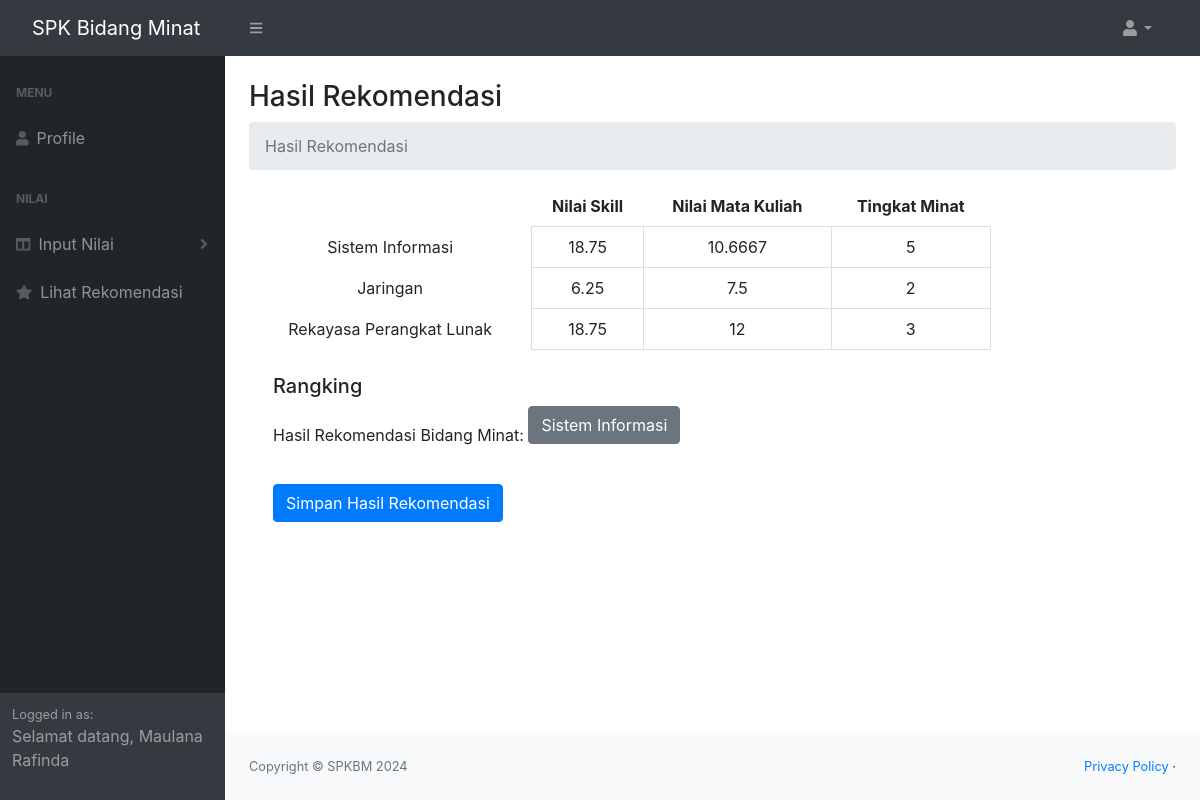
The page /dist/mahasiswa/lihatRekomendasi.php (signed in) on the database its author committed.
### tables this page shows
CREATE TABLE `users` (
  `id` int(11) NOT NULL,
  `nama` varchar(255) NOT NULL,
  `nim` varchar(13) NOT NULL,
  `password` varchar(255) NOT NULL
);

CREATE TABLE `nilai_skill` (
  `id` int(11) NOT NULL,
  `nim` varchar(13) NOT NULL,
  `nama` varchar(255) NOT NULL,
  `namaSkill` varchar(500) NOT NULL,
  `nilaiSkill` varchar(25) NOT NULL,
  `nilaiSI` float NOT NULL,
  `nilaiJ` float NOT NULL,
  `nilaiRPL` float NOT NULL
);

CREATE TABLE `nilai_mk` (
  `id` int(11) NOT NULL,
  `nim` varchar(13) NOT NULL,
  `nama` varchar(255) NOT NULL,
  `nilaiSI` float NOT NULL,
  `nilaiJ` float NOT NULL,
  `nilaiRPL` float NOT NULL
);

CREATE TABLE `tingkat_minat` (
  `id` int(11) NOT NULL,
  `nim` varchar(13) NOT NULL,
  `nama` varchar(255) NOT NULL,
  `minatSI` float NOT NULL,
  `minatJ` float NOT NULL,
  `minatRPL` float NOT NULL
);

### dist/mahasiswa/lihatRekomendasi.php (the view, shortened to what this page needs)
<?php
include '../config.php';
$nim = $_SESSION['nim'];
$sql = "SELECT * FROM users WHERE nim = ?";
$stmt = $conn->prepare($sql);
$stmt->bind_param("i", $nim);
$stmt->execute();
$result = $stmt->get_result();
$user = $result->fetch_assoc();
$nama = $user['nama'];
$sql = "SELECT * FROM nilai_skill WHERE nim = ?";
$stmt = $conn->prepare($sql);
$stmt->bind_param("i", $nim);
$stmt->execute();
$result = $stmt->get_result();
$nilaiSkill = $result->fetch_assoc();
$nilaiSI = $nilaiSkill['nilaiSI'];
$nilaiJ = $nilaiSkill['nilaiJ'];
$nilaiRPL = $nilaiSkill['nilaiRPL'];
$sql = "SELECT * FROM nilai_mk WHERE nim = ?";
$stmt = $conn->prepare($sql);
$stmt->bind_param("i", $nim);
$stmt->execute();
$result = $stmt->get_result();
$nilaiMK = $result->fetch_assoc();
$nilaiSIMK = $nilaiMK['nilaiSI'];
$nilaiJMK = $nilaiMK['nilaiJ'];
$nilaiRPLMK = $nilaiMK['nilaiRPL'];
$sql = "SELECT * FROM tingkat_minat WHERE nim = ?";
$stmt = $conn->prepare($sql);
$stmt->bind_param("i", $nim);
$stmt->execute();
$result = $stmt->get_result();
$tingkatMinat = $result->fetch_assoc();
$minatSI = $tingkatMinat['minatSI'];
$minatJ = $tingkatMinat['minatJ'];
$minatRPL = $tingkatMinat['minatRPL'];
$w = [3.0, 2.0, 1.0];
$alternatif = [
	'Sistem Informasi' => [$nilaiSI, $nilaiSIMK, $minatSI],
	'Jaringan' => [$nilaiJ, $nilaiJMK, $minatJ],
	'Rekayasa Perangkat Lunak' => [$nilaiRPL, $nilaiRPLMK, $minatRPL]
];
function normalize_matrix($alternatif)
{
	$normalized = [];
	$sums = array_fill(0, count(current($alternatif)), 0);
	foreach ($alternatif as $values) {
		foreach ($values as $j => $value) {
			$sums[$j] += $value * $value;
		}
	}
	foreach ($alternatif as $key => $values) {
		foreach ($values as $j => $value) {
			$denominator = sqrt($sums[$j]);
			$normalized[$key][$j] = $denominator == 0 ? 0 : $value / $denominator;
		}
	}
	return $normalized;
}
$normalized = normalize_matrix($alternatif);
function weight_matrix($normalized, $w)
{
	$weighted = [];
	foreach ($normalized as $key => $values) {
		foreach ($values as $j => $value) {
			$weighted[$key][$j] = $value * $w[$j];
		}
	}
	return $weighted;
}
$weighted = weight_matrix($normalized, $w);
function concordance_discordance($weighted)
{
	$concordance = [];
	$discordance = [];
	$keys = array_keys($weighted);
	$n = count($keys);
	for ($i = 0; $i < $n; $i++) {
		for ($j = 0; $j < $n; $j++) {
			if ($i != $j) {
				$C = 0;
				$D = 0;
				$max_diff = 0;
				for ($k = 0; $k < count($weighted[$keys[$i]]); $k++) {
					if ($weighted[$keys[$i]][$k] >= $weighted[$keys[$j]][$k]) {
						$C += $weighted[$k];
					} else {
						$diff = abs($weighted[$keys[$i]][$k] - $weighted[$keys[$j]][$k]);
						$D += $diff;
						if ($diff > $max_diff) {
							$max_diff = $diff;
						}
					}
				}
				$concordance[$keys[$i]][$keys[$j]] = $C;
				$discordance[$keys[$i]][$keys[$j]] = $max_diff == 0 ? 0 : $D / $max_diff;
			}
		}
	}
	return [$concordance, $discordance];
}
list($concordance, $discordance) = concordance_discordance($weighted);
function domain_matrices($concordance, $discordance)
{
	$concordance_domain = [];
	$discordance_domain = [];
	$keys = array_keys($concordance);
	$n = count($keys);
	$C_threshold = array_sum(array_map('array_sum', $concordance)) / ($n * ($n - 1));
	$D_threshold = array_sum(array_map('array_sum', $discordance)) / ($n * ($n - 1));
	for ($i = 0; $i < $n; $i++) {
		for ($j = 0; $j < $n; $j++) {
			if ($i != $j) {
				$concordance_domain[$keys[$i]][$keys[$j]] = $concordance[$keys[$i]][$keys[$j]] >= $C_threshold ? 1 : 0;
				$discordance_domain[$keys[$i]][$keys[$j]] = $discordance[$keys[$i]][$keys[$j]] <= $D_threshold ? 1 : 0;
			}
		}
	}
	return [$concordance_domain, $discordance_domain];
}
list($concordance_domain, $discordance_domain) = domain_matrices($concordance, $discordance);
function aggregate_dominance_matrix($concordance_domain, $discordance_domain)
{
	$aggregate = [];
	$keys = array_keys($concordance_domain);
	$n = count($keys);
	for ($i = 0; $i < $n; $i++) {
		for ($j = 0; $j < $n; $j++) {
			if ($i != $j) {
				$aggregate[$keys[$i]][$keys[$j]] = $concordance_domain[$keys[$i]][$keys[$j]] * $discordance_domain[$keys[$i]][$keys[$j]];
			}
		}
	}
	return $aggregate;
}
$aggregate = aggregate_dominance_matrix($concordance_domain, $discordance_domain);
function rank_alternatives($aggregate)
{
	$ranking = [];
	$keys = array_keys($aggregate);
	foreach ($keys as $i) {
		$ranking[$i] = array_sum($aggregate[$i]);
	}
	arsort($ranking);
	return $ranking;
}
$ranking = rank_alternatives($aggregate);
?>
<!DOCTYPE html>
<html lang="en">
<head>
	<link href="https://cdn.jsdelivr.net/npm/simple-datatables@latest/dist/style.css" rel="stylesheet" />
	<link href="../css/styles.css" rel="stylesheet" />
	<link href="//maxcdn.bootstrapcdn.com/bootstrap/4.1.1/css/bootstrap.min.css" rel="stylesheet" id="bootstrap-css">
</head>
<body class="sb-nav-fixed">
	<nav class="sb-topnav navbar navbar-expand navbar-dark bg-dark">
		<a class="navbar-brand ps-3" href="index.html">SPK Bidang Minat</a>
		<button class="btn btn-link btn-sm order-1 order-lg-0 me-4 me-lg-0" id="sidebarToggle" href="#!"><i class="fas fa-bars"></i></button>
		<ul class="navbar-nav ms-auto ms-md-0 me-3 me-lg-4">
			<li class="nav-item dropdown">
				<a class="nav-link dropdown-toggle" id="navbarDropdown" href="#" role="button" data-bs-toggle="dropdown" aria-expanded="false"><i class="fas fa-user fa-fw"></i></a>
			</li>
		</ul>
	</nav>
	<div id="layoutSidenav">
		<div id="layoutSidenav_nav">
			<nav class="sb-sidenav accordion sb-sidenav-dark" id="sidenavAccordion">
				<div class="sb-sidenav-menu">
					<div class="nav">
						<div class="sb-sidenav-menu-heading">Menu</div>
						<a class="nav-link" href="index.php">
							<div class="sb-nav-link-icon"><i class="fas fa-user"></i></div>
							Profile
						</a>
						<div class="sb-sidenav-menu-heading">Nilai</div>
						<a class="nav-link collapsed" href="#" data-bs-toggle="collapse" data-bs-target="#collapseLayouts" aria-expanded="false" aria-controls="collapseLayouts">
							<div class="sb-nav-link-icon"><i class="fas fa-columns"></i></div>
							Input Nilai
							<div class="sb-sidenav-collapse-arrow"><i class="fas fa-angle-down"></i></div>
						</a>
						<a class="nav-link" href="lihatRekomendasi.php">
							<div class="sb-nav-link-icon"><i class="fas fa-star"></i></div>
							Lihat Rekomendasi
						</a>
					</div>
				</div>
				<div class="sb-sidenav-footer">
					<div class="small">Logged in as:</div>
					<?php echo "<p>Selamat datang, " . htmlspecialchars($nama) . "</p>"; ?>
				</div>
			</nav>
		</div>
		<div id="layoutSidenav_content">
			<main>
				<div class="container-fluid px-4">
					<h3 class="mt-4">Hasil Rekomendasi</h3>
					<ol class="breadcrumb mb=4">
						<li class="breadcrumb-item active">Hasil Rekomendasi</li>
					</ol>
					<table>
						<thead>
							<tr>
								<th></th>
								<th>Nilai Skill</th>
								<th>Nilai Mata Kuliah</th>
								<th>Tingkat Minat</th>
							</tr>
						</thead>
						<tbody>
							<tr>
								<td>Sistem Informasi</td>
								<td><?php echo htmlspecialchars($nilaiSI); ?></td>
								<td><?php echo htmlspecialchars($nilaiSIMK); ?></td>
								<td><?php echo htmlspecialchars($minatSI); ?></td>
							</tr>
							<tr>
								<td>Jaringan</td>
								<td><?php echo htmlspecialchars($nilaiJ); ?></td>
								<td><?php echo htmlspecialchars($nilaiJMK); ?></td>
								<td><?php echo htmlspecialchars($minatJ); ?></td>
							</tr>
							<tr>
								<td>Rekayasa Perangkat Lunak</td>
								<td><?php echo htmlspecialchars($nilaiRPL); ?></td>
								<td><?php echo htmlspecialchars($nilaiRPLMK); ?></td>
								<td><?php echo htmlspecialchars($minatRPL); ?></td>
							</tr>
						</tbody>
					</table>
						<form action="handle_hasilRekomendasi.php" method="POST">
							<div class="container-fluid px-4">
								<h5 class="mt-4">Rangking</h5>
								<?php
								$first_alt = key($ranking);
								?>
								<p>Hasil Rekomendasi Bidang Minat: <button class="btn btn-secondary mb-4"><?php echo htmlspecialchars($first_alt); ?></button></p>
								<button class="btn btn-primary mb-4" style="display: flex; justify-content: flex-end;">Simpan Hasil Rekomendasi</button>
							</div>
						</form>
				</div>
			</main>
			<footer class="py-4 bg-light mt-auto">
				<div class="container-fluid px-4">
					<div class="d-flex align-items-center justify-content-between small">
						<div class="text-muted">Copyright &copy; SPKBM 2024</div>
						<div>
							<a href="#">Privacy Policy</a>
							&middot;
						</div>
					</div>
				</div>
			</footer>
		</div>
	</div>
</body>
</html>

### dist/mahasiswa/lihatRekomendasi.php (style rules this page uses)
table { border-collapse: collapse; width: 80%; }
th, td { border: 1px solid #ddd; padding: 8px; text-align: center; }
th, td:first-child { border: none; }

### rows shown on the page
users: nama "Maulana Rafinda"
nilai_skill: nilaiSI "18.75", nilaiJ "6.25", nilaiRPL "18.75"
nilai_mk: nilaiSI "10.6667", nilaiJ "7.5", nilaiRPL "12"
tingkat_minat: minatSI "5", minatJ "2", minatRPL "3"

### other values the page prints
$first_alt "Sistem Informasi"
